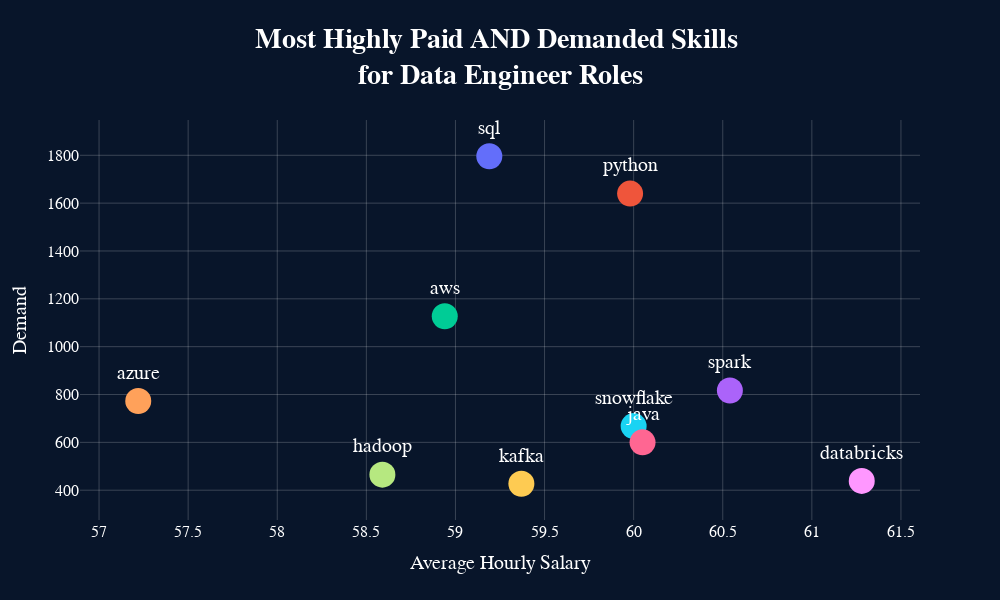

Source (notebook cell):
### Code cell
import plotly.express as px

# Create scatter plot with skill labels and customized hover info
fig = px.scatter(
    df,
    x='average_hourly_salary',
    y='demand_for_skill',
    color='skills',
    labels={'average_hourly_salary': 'Average Hourly Salary', 'demand_for_skill': 'Demand for Skill'},
    text='skills'  # Display skill names beside each marker
)

# Customize marker size, hover information, and layout
fig.update_traces(
    marker=dict(size=26),
    textposition="top center",  # Position text beside markers
    hovertemplate="<b>Skill:</b> %{text}<br>" +
                  "<b>Average Hourly Salary:</b> %{x}<br>" +
                  "<b>Demand:</b> %{y}<extra></extra>"  # Show all data in hover
)

fig.update_layout(
    title="<b>Most Highly Paid AND Demanded Skills <br>for Data Engineer Roles</b>",
    font=dict(family="verdana", size=20, color="white"),
    title_x=0.5,
    title_y=0.92,
    margin=dict(t=120),   
    width=1000,
    height=600,
    paper_bgcolor='#08152A',
    plot_bgcolor='#08152A',
    showlegend = False,
    xaxis=dict(
        title_font=dict(family="verdana", size=20, color="white"),
        tickfont=dict(family="verdana", size=16, color="white"),
        gridcolor='rgba(255, 255, 255, 0.2)'
    ),
    yaxis=dict(
        title = 'Demand',
        title_font=dict(family="verdana", size=20, color="white"),
        tickfont=dict(family="verdana", size=16, color="white"),
        gridcolor='rgba(255, 255, 255, 0.2)'
    )
)

fig.show()

### Figure 1 — Plotly figure (JSON) as saved in the notebook; plotly's stock layout.template omitted (floating-point values rounded to 4 significant figures)
{"data": [{"hovertemplate": "<b>Skill:</b> %{text}<br><b>Average Hourly Salary:</b> %{x}<br><b>Demand:</b> %{y}<extra></extra>", "legendgroup": "sql", "marker": {"color": "#636efa", "size": 26, "symbol": "circle"}, "mode": "markers+text", "name": "sql", "orientation": "v", "showlegend": true, "text": ["sql"], "textposition": "top center", "type": "scatter", "x": [59.19], "xaxis": "x", "y": [1796], "yaxis": "y"}, {"hovertemplate": "<b>Skill:</b> %{text}<br><b>Average Hourly Salary:</b> %{x}<br><b>Demand:</b> %{y}<extra></extra>", "legendgroup": "python", "marker": {"color": "#EF553B", "size": 26, "symbol": "circle"}, "mode": "markers+text", "name": "python", "orientation": "v", "showlegend": true, "text": ["python"], "textposition": "top center", "type": "scatter", "x": [59.98], "xaxis": "x", "y": [1640], "yaxis": "y"}, {"hovertemplate": "<b>Skill:</b> %{text}<br><b>Average Hourly Salary:</b> %{x}<br><b>Demand:</b> %{y}<extra></extra>", "legendgroup": "aws", "marker": {"color": "#00cc96", "size": 26, "symbol": "circle"}, "mode": "markers+text", "name": "aws", "orientation": "v", "showlegend": true, "text": ["aws"], "textposition": "top center", "type": "scatter", "x": [58.94], "xaxis": "x", "y": [1127], "yaxis": "y"}, {"hovertemplate": "<b>Skill:</b> %{text}<br><b>Average Hourly Salary:</b> %{x}<br><b>Demand:</b> %{y}<extra></extra>", "legendgroup": "spark", "marker": {"color": "#ab63fa", "size": 26, "symbol": "circle"}, "mode": "markers+text", "name": "spark", "orientation": "v", "showlegend": true, "text": ["spark"], "textposition": "top center", "type": "scatter", "x": [60.54], "xaxis": "x", "y": [817], "yaxis": "y"}, {"hovertemplate": "<b>Skill:</b> %{text}<br><b>Average Hourly Salary:</b> %{x}<br><b>Demand:</b> %{y}<extra></extra>", "legendgroup": "azure", "marker": {"color": "#FFA15A", "size": 26, "symbol": "circle"}, "mode": "markers+text", "name": "azure", "orientation": "v", "showlegend": true, "text": ["azure"], "textposition": "top center", "type": "scatter", "x": [57.22], "xaxis": "x", "y": [773], "yaxis": "y"}, {"hovertemplate": "<b>Skill:</b> %{text}<br><b>Average Hourly Salary:</b> %{x}<br><b>Demand:</b> %{y}<extra></extra>", "legendgroup": "snowflake", "marker": {"color": "#19d3f3", "size": 26, "symbol": "circle"}, "mode": "markers+text", "name": "snowflake", "orientation": "v", "showlegend": true, "text": ["snowflake"], "textposition": "top center", "type": "scatter", "x": [60], "xaxis": "x", "y": [668], "yaxis": "y"}, {"hovertemplate": "<b>Skill:</b> %{text}<br><b>Average Hourly Salary:</b> %{x}<br><b>Demand:</b> %{y}<extra></extra>", "legendgroup": "java", "marker": {"color": "#FF6692", "size": 26, "symbol": "circle"}, "mode": "markers+text", "name": "java", "orientation": "v", "showlegend": true, "text": ["java"], "textposition": "top center", "type": "scatter", "x": [60.05], "xaxis": "x", "y": [600], "yaxis": "y"}, {"hovertemplate": "<b>Skill:</b> %{text}<br><b>Average Hourly Salary:</b> %{x}<br><b>Demand:</b> %{y}<extra></extra>", "legendgroup": "hadoop", "marker": {"color": "#B6E880", "size": 26, "symbol": "circle"}, "mode": "markers+text", "name": "hadoop", "orientation": "v", "showlegend": true, "text": ["hadoop"], "textposition": "top center", "type": "scatter", "x": [58.59], "xaxis": "x", "y": [465], "yaxis": "y"}, {"hovertemplate": "<b>Skill:</b> %{text}<br><b>Average Hourly Salary:</b> %{x}<br><b>Demand:</b> %{y}<extra></extra>", "legendgroup": "databricks", "marker": {"color": "#FF97FF", "size": 26, "symbol": "circle"}, "mode": "markers+text", "name": "databricks", "orientation": "v", "showlegend": true, "text": ["databricks"], "textposition": "top center", "type": "scatter", "x": [61.28], "xaxis": "x", "y": [439], "yaxis": "y"}, {"hovertemplate": "<b>Skill:</b> %{text}<br><b>Average Hourly Salary:</b> %{x}<br><b>Demand:</b> %{y}<extra></extra>", "legendgroup": "kafka", "marker": {"color": "#FECB52", "size": 26, "symbol": "circle"}, "mode": "markers+text", "name": "kafka", "orientation": "v", "showlegend": true, "text": ["kafka"], "textposition": "top center", "type": "scatter", "x": [59.37], "xaxis": "x", "y": [427], "yaxis": "y"}], "layout": {"font": {"color": "white", "family": "verdana", "size": 20}, "height": 600, "legend": {"title": {"text": "skills"}, "tracegroupgap": 0}, "margin": {"t": 120}, "paper_bgcolor": "#08152A", "plot_bgcolor": "#08152A", "showlegend": false, "title": {"text": "<b>Most Highly Paid AND Demanded Skills <br>for Data Engineer Roles</b>", "x": 0.5, "y": 0.92}, "width": 1000, "xaxis": {"anchor": "y", "domain": [0, 1], "gridcolor": "rgba(255, 255, 255, 0.2)", "tickfont": {"color": "white", "family": "verdana", "size": 16}, "title": {"font": {"color": "white", "family": "verdana", "size": 20}, "text": "Average Hourly Salary"}}, "yaxis": {"anchor": "x", "domain": [0, 1], "gridcolor": "rgba(255, 255, 255, 0.2)", "tickfont": {"color": "white", "family": "verdana", "size": 16}, "title": {"font": {"color": "white", "family": "verdana", "size": 20}, "text": "Demand"}}}}
